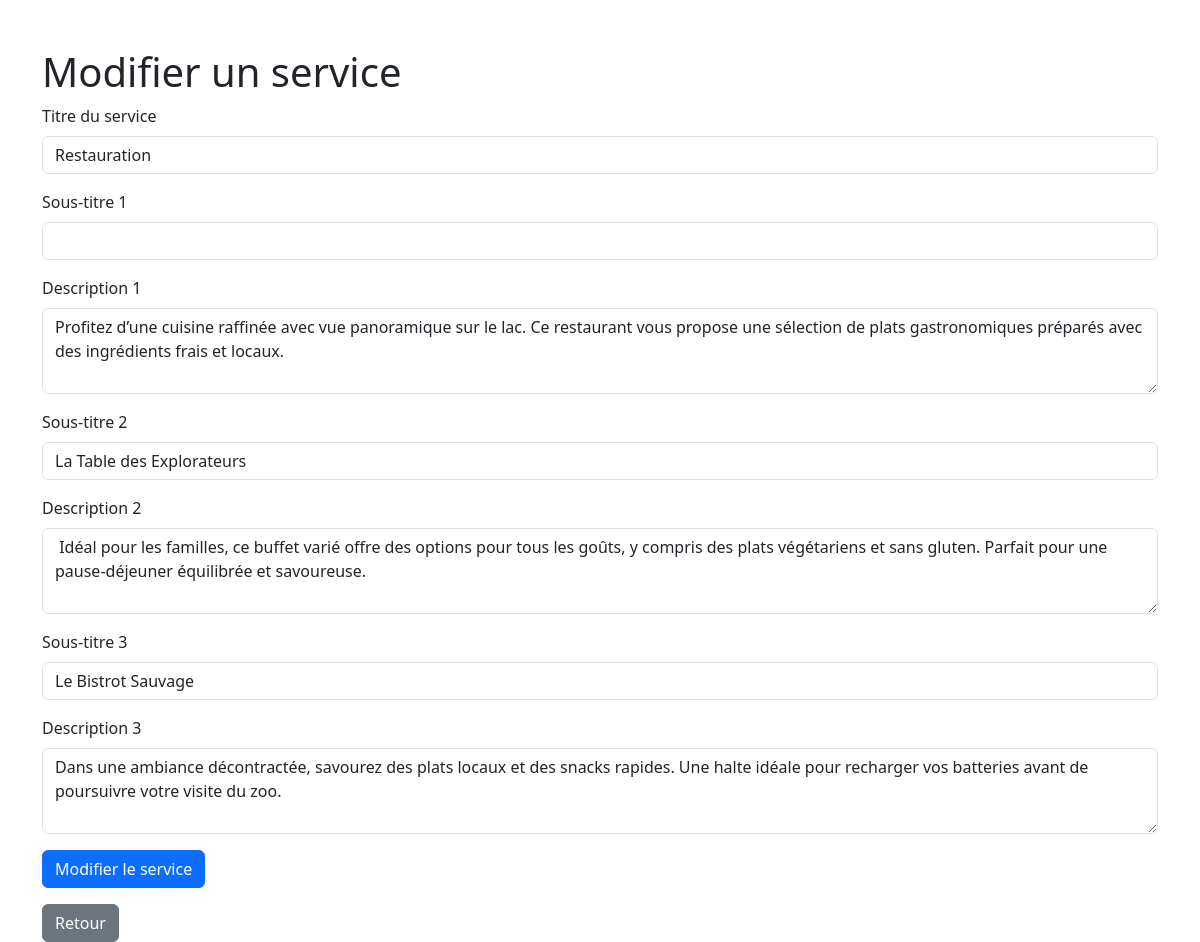
Before: /edit_service.php?id=3 (signed in) with the older database file.
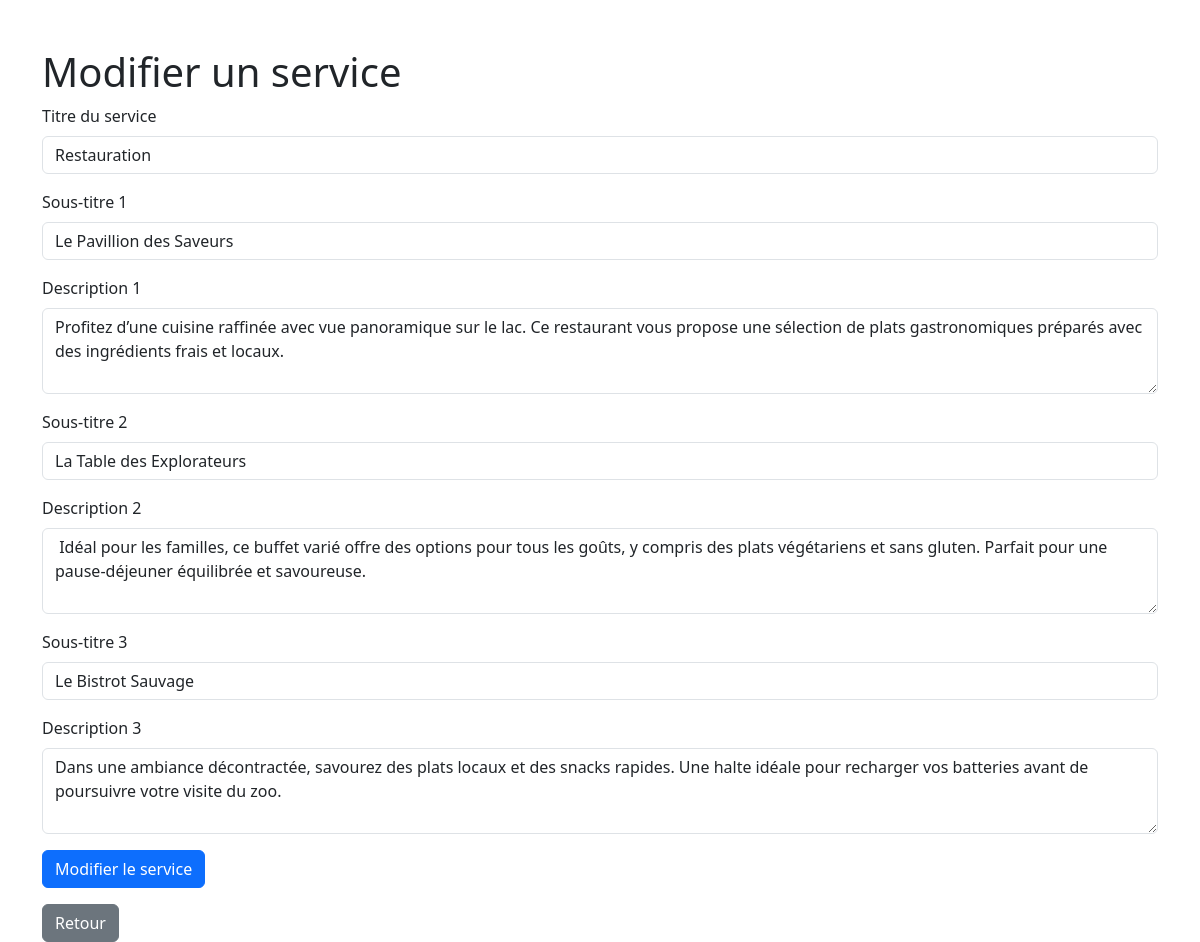
After: the same page with the newer database file.
### tables this page shows
CREATE TABLE `services` (
  `id` int NOT NULL AUTO_INCREMENT,
  `title` varchar(255) NOT NULL,
  `description1` text,
  `subtitle2` varchar(255) DEFAULT NULL,
  `description2` text,
  `subtitle3` varchar(255) DEFAULT NULL,
  `description3` text,
  `subtitle1` varchar(255) DEFAULT NULL,
  PRIMARY KEY (`id`)
);

### edit_service.php (the view, shortened to what this page needs)
<?php
require 'db.php';
if (isset($_GET['id'])) {
    $id = $_GET['id'];
    $stmt = $pdo->prepare("SELECT * FROM services WHERE id = :id");
    $stmt->execute(['id' => $id]);
    $service = $stmt->fetch();
} else {
    header('Location: manage_services.php');
    exit();
}
?>
<!DOCTYPE html>
<html lang="fr">
<head>
    <link href="https://cdn.jsdelivr.net/npm/bootstrap@5.3.0/dist/css/bootstrap.min.css" rel="stylesheet">
</head>
<body>
    <div class="container mt-5">
        <h1>Modifier un service</h1>
        <form action="edit_service.php?id=<?= $id ?>" method="POST">
            <div class="mb-3">
                <label for="title" class="form-label">Titre du service</label>
                <input type="text" class="form-control" id="title" name="title" value="<?= isset($service['title']) ? htmlspecialchars($service['title']) : ''; ?>" required>
            </div>
            <div class="mb-3">
                <label for="subtitle1" class="form-label">Sous-titre 1</label>
                <input type="text" class="form-control" id="subtitle1" name="subtitle1" value="<?= isset($service['subtitle1']) ? htmlspecialchars($service['subtitle1']) : ''; ?>">
            </div>
            <div class="mb-3">
                <label for="description1" class="form-label">Description 1</label>
                <textarea class="form-control" id="description1" name="description1" rows="3"><?= isset($service['description1']) ? htmlspecialchars($service['description1']) : ''; ?></textarea>
            </div>
            <div class="mb-3">
                <label for="subtitle2" class="form-label">Sous-titre 2</label>
                <input type="text" class="form-control" id="subtitle2" name="subtitle2" value="<?= isset($service['subtitle2']) ? htmlspecialchars($service['subtitle2']) : ''; ?>">
            </div>
            <div class="mb-3">
                <label for="description2" class="form-label">Description 2</label>
                <textarea class="form-control" id="description2" name="description2" rows="3"><?= isset($service['description2']) ? htmlspecialchars($service['description2']) : ''; ?></textarea>
            </div>
            <div class="mb-3">
                <label for="subtitle3" class="form-label">Sous-titre 3</label>
                <input type="text" class="form-control" id="subtitle3" name="subtitle3" value="<?= isset($service['subtitle3']) ? htmlspecialchars($service['subtitle3']) : ''; ?>">
            </div>
            <div class="mb-3">
                <label for="description3" class="form-label">Description 3</label>
                <textarea class="form-control" id="description3" name="description3" rows="3"><?= isset($service['description3']) ? htmlspecialchars($service['description3']) : ''; ?></textarea>
            </div>
            <button type="submit" class="btn btn-primary">Modifier le service</button>
        </form>
        <a href="manage_services.php" class="btn btn-secondary mt-3">Retour</a>
    </div>
</body>
</html>

Changed rows visible on the page:
changed services "Restauration": subtitle1 (not shown) → "Le Pavillion des Saveurs"
